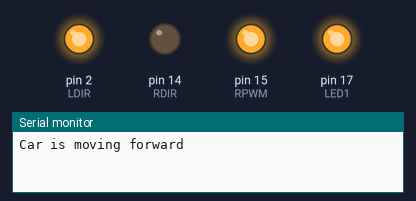
The sketch below on a simulated Arduino Uno, built with avr-gcc and run on an emulated ATmega328P. Parts: output pins drawn as LEDs (lit = HIGH), the last lines printed to the serial monitor. Pins used as bus, display or sensor lines are not drawn.

Above: at 0.5 s.
At 3.5 s:
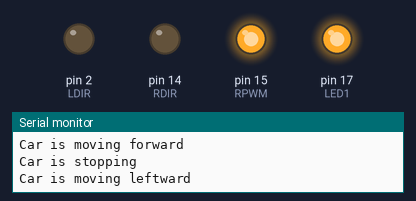
At 5.0 s:
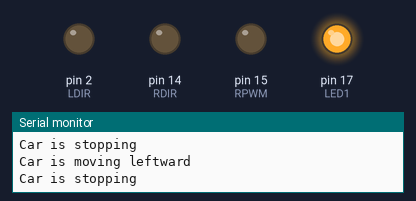
At 8.0 s:
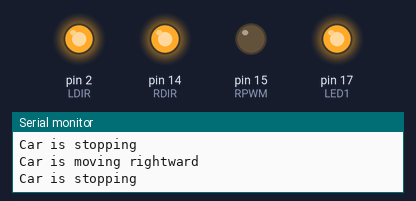
At 11.0 s:
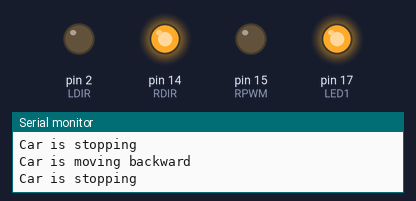
At 14.0 s:
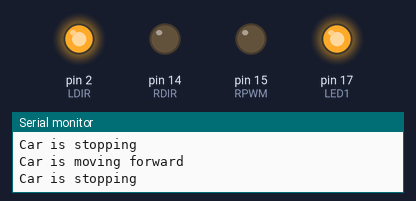
Timing chart, 0 to 15.6 s (numbered marks = the images above):
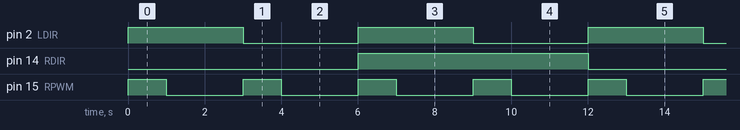

The sketch:

movement_test.ino
```cpp
#include <Arduino.h>

#define LPWM 1
#define LDIR 2
#define RPWM 15
#define RDIR 14
#define LED1 17

const uint8_t Loffset = 6;

void forward(uint8_t speed){
  analogWrite(LPWM,(speed - Loffset));
  analogWrite(RPWM,speed);
  digitalWrite(LDIR, 1);
  digitalWrite(RDIR, 0);
}

void backward(uint8_t speed){
  analogWrite(LPWM,(speed - Loffset));
  analogWrite(RPWM,speed);
  digitalWrite(LDIR, 0);
  digitalWrite(RDIR, 1);
}

void Right_ward(uint8_t speed){
  analogWrite(LPWM,(speed - Loffset));
  analogWrite(RPWM,speed);
  digitalWrite(LDIR, 1);
  digitalWrite(RDIR, 1);
}

void Left_ward(uint8_t speed){
  analogWrite(LPWM,(speed - Loffset));
  analogWrite(RPWM,speed);
  digitalWrite(LDIR, 0);
  digitalWrite(RDIR, 0);
}

void stop(){
  digitalWrite(LPWM, LOW);
  digitalWrite(RPWM, LOW);
}

bool hasRun = false;

void setup() {
    Serial.begin(115200);
    pinMode(LPWM, OUTPUT);
    pinMode(LDIR, OUTPUT);
    pinMode(RPWM, OUTPUT);
    pinMode(RDIR, OUTPUT);
    pinMode(LED1, OUTPUT);
    digitalWrite(LED1, HIGH);

}

void loop() {
  Serial.println("Car is moving forward");
  forward(255);
  delay(1000);
  Serial.println("Car is stopping");
  stop();
  delay(2000);
  Serial.println("Car is moving leftward");
  Left_ward(255);
  delay(1000);
  Serial.println("Car is stopping");
  stop();
  delay(2000);
  Serial.println("Car is moving rightward");
  Right_ward(255);
  delay(1000);
  Serial.println("Car is stopping");
  stop();
  delay(2000);
  Serial.println("Car is moving backward");
  backward(255);
  delay(1000);
  Serial.println("Car is stopping");
  stop();
  delay(2000);
}
```

Measured:
- by itself, pin 2 (LDIR): alternates HIGH for 3.0 s and LOW for 3.0 s
- by itself, pin 14 (RDIR): alternates HIGH for 6.0 s and LOW for 6.0 s
- by itself, pin 15 (RPWM): alternates HIGH for 1.0 s and LOW for 2.0 s
